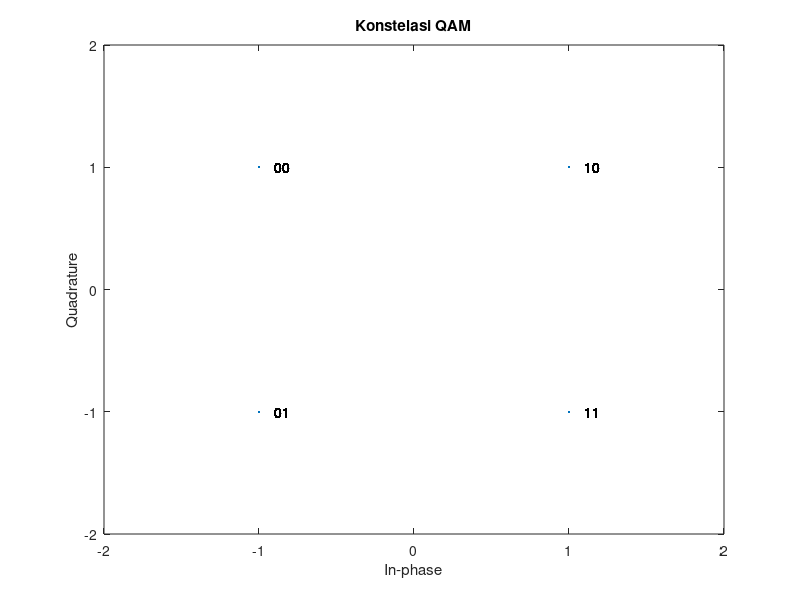
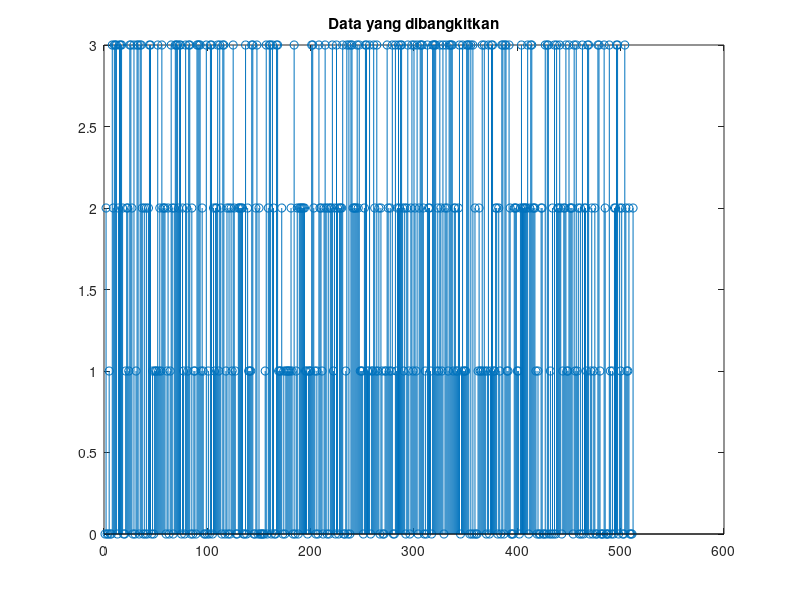
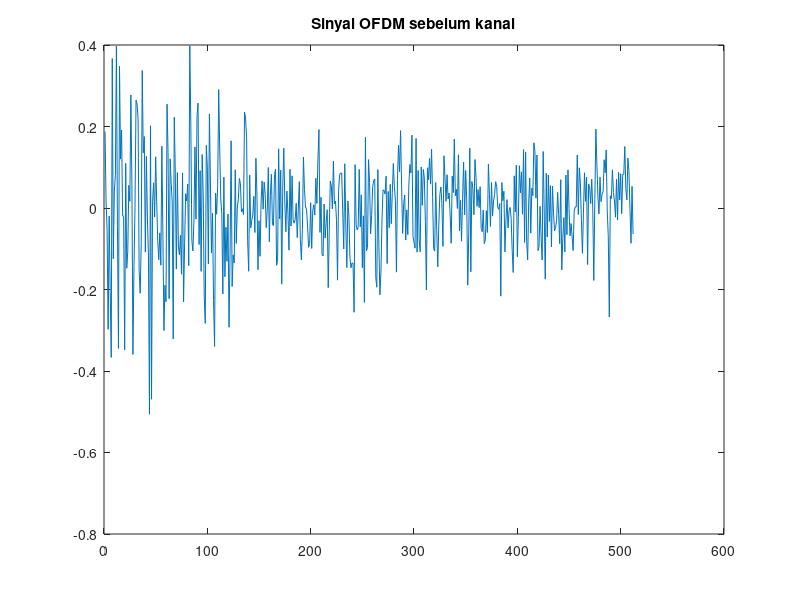
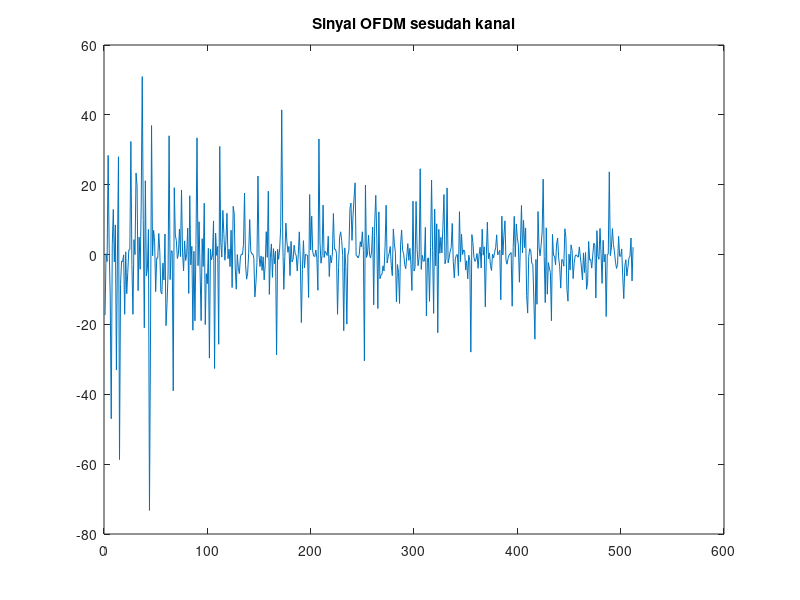

The MATLAB source for these figures, in order: (Note: this script raises an error after producing the figures.)
clear 
clc
close all
% Deklarasi %%

%Bit = 2560 %Jumlah Bit
Bit = 2048; %Jumlah Bit, Menyimpan Infromasi Banyaknya Bit
M   = 4 ;    %Order Modulasi
N   = 128;   %Jumlah SubCarrier
I   = 4;     %Interval Pilot
E   = 2;     %Energi Pilot
SNR = 0: 1: 40;
snr_vector = 0: 1: 40;

% ---- SISI PENGIRIM ---- %
% Pembangkitan Data Input %%
TS_QAM = Bit/M; % Menyimpan Infromasi Banyaknya Simbol QAM
GenBit = randi([0 (M-1)],TS_QAM,1); % Menyimpan data/simbol-simbol QAM

% QAM %
SimbolQAM = qammod(GenBit,M); % odulasi QAM, hasilnya bilangan Kompleks

%PLOT MODULASI QAM%

scatterplot(SimbolQAM)
text(real(SimbolQAM)+0.1, imag(SimbolQAM), dec2bin(GenBit));
axis([-2 2 -2 2]);
title('Konstelasi QAM')

figure(2)
stem(GenBit)
title('Data yang dibangkitkan')

% --- Proses "Pilot Insertion" MULAI --- %
% pilot = randi([2 2],1,(length(SimbolQAM)/I));
[acb,ack] = size(SimbolQAM); % Simpan Informasi Matriks SimbolQAM
% [bcb,bck] = size(pilot);
% z_a = 1;
% z_b = 1; 

%SimbolQAM2 = SimbolQAM'
% pilot2 = pilot';
data_pilot = SimbolQAM; % Copy Paste

% --- COMB BISA --- %
% Lokasi_Pilot = 1:I:acb;
% data_pilot(Lokasi_Pilot,:) = E * data_pilot(Lokasi_Pilot,:);


% --- BLOCK --- %
jumlah_simbol_QAM = acb; % Menyalin Infromasi "banyak baris"
jumlah_simbol_OFDM = jumlah_simbol_QAM / N;
loc = 1:I:jumlah_simbol_OFDM; % Informasi Posisi Pilot
% count = 0;
loop = 1;
k = 1;

for i = 1 : jumlah_simbol_OFDM
%     if loc(k) == i
    if i == loc(k)
        for j = 1 : N
            data_pilot(loop) = E * data_pilot(loop);
            loop = loop + 1;
        end
        k = k + 1;
        if k > length(loc)
            k = 1;
        end
    else
        for j = 1 : N
            loop = loop + 1;
        end
    end
end


% for i=0:acb+bck
%   if mod(i,acb/bck) == 0 
%       data_pilot(Lokasi_Pilot,:) = E * data_pilot(Lokasi_Pilot,:);
%     if z_b ~= bck
%       data_pilot(i,:) = pilot(z_b,:)
%       z_b = z_b + 1;
%     end
%   else
%     data_pilot(i,:) = SimbolQAM2(z_a,:)
%     z_a = z_a + 1;
%   end
% end
% ukuran variable data_pilot = pilot + SimbolQAM2 = 64 + 256 = 319

% --- OFDM --- %
% QAM_PER_SC = acb/N;
NSymbol = TS_QAM / N;     % Jumlah simbol OFDM = Jumlah Simbol QAM / Subc

pardata = reshape(data_pilot',N,NSymbol);
dataIFFT= ifft(pardata,N);

% plot(1:length(dataIFFT),dataIFFT)
%Paralel to serial%
xt = reshape(dataIFFT,1,[]);    % SINYAL OFDM
%Plot Sinyal OFDM
figure(3)
plot(1:length(xt),xt)
title('Sinyal OFDM sebelum kanal')



% --- Penambahan CP --- %


% ---- KANAL ---- %
h = 1/sqrt(2)*[randn(1,length(xt)) + j*randn(1,length(xt))]; 

% ---- SINYAL TERIMA --- %
rx = h.*xt; % Ini nanti tambahkan PILOT jangan cuma XT murni

figure(4)
plot(1:length(rx),rx)
title('Sinyal OFDM sesudah kanal')

count=0 ;
% --- SISI PENERIMA --- %
for snr=snr_vector
    SNR_x = snr + 10*log10(log2(M));
    count=count+1 ;
    
    d_parallel_fft=fft(rx);
    dt_p = data_pilot'; %1 x 512
    
    ambil_pilot = jumlah_simbol_OFDM/4;
    
    TxP = dt_p(:,1:128); %PILOT DIKIRIM
    RxP = d_parallel_fft(:,1:128); %PILOT DITERIMA
    
    for r=1:NSymbol
        H_MMSE(:,r) = MMSE(RxP(:,r),TxP(:,r),N,I,h,SNR_x);
    end
    
    HData_MMSE_parallel1=H_MMSE.';
    
end
